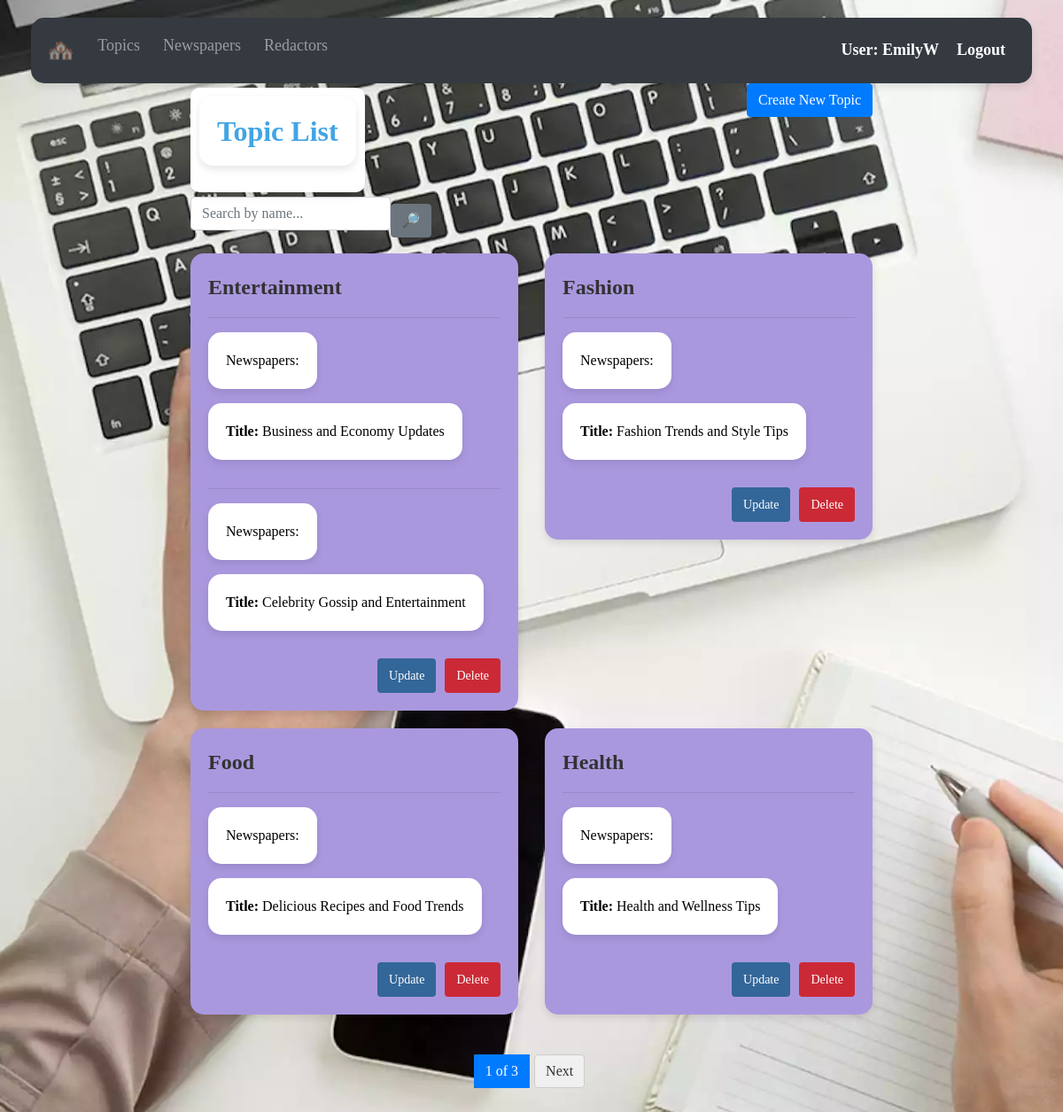
Page /topics/ (signed in) on the earlier database version.
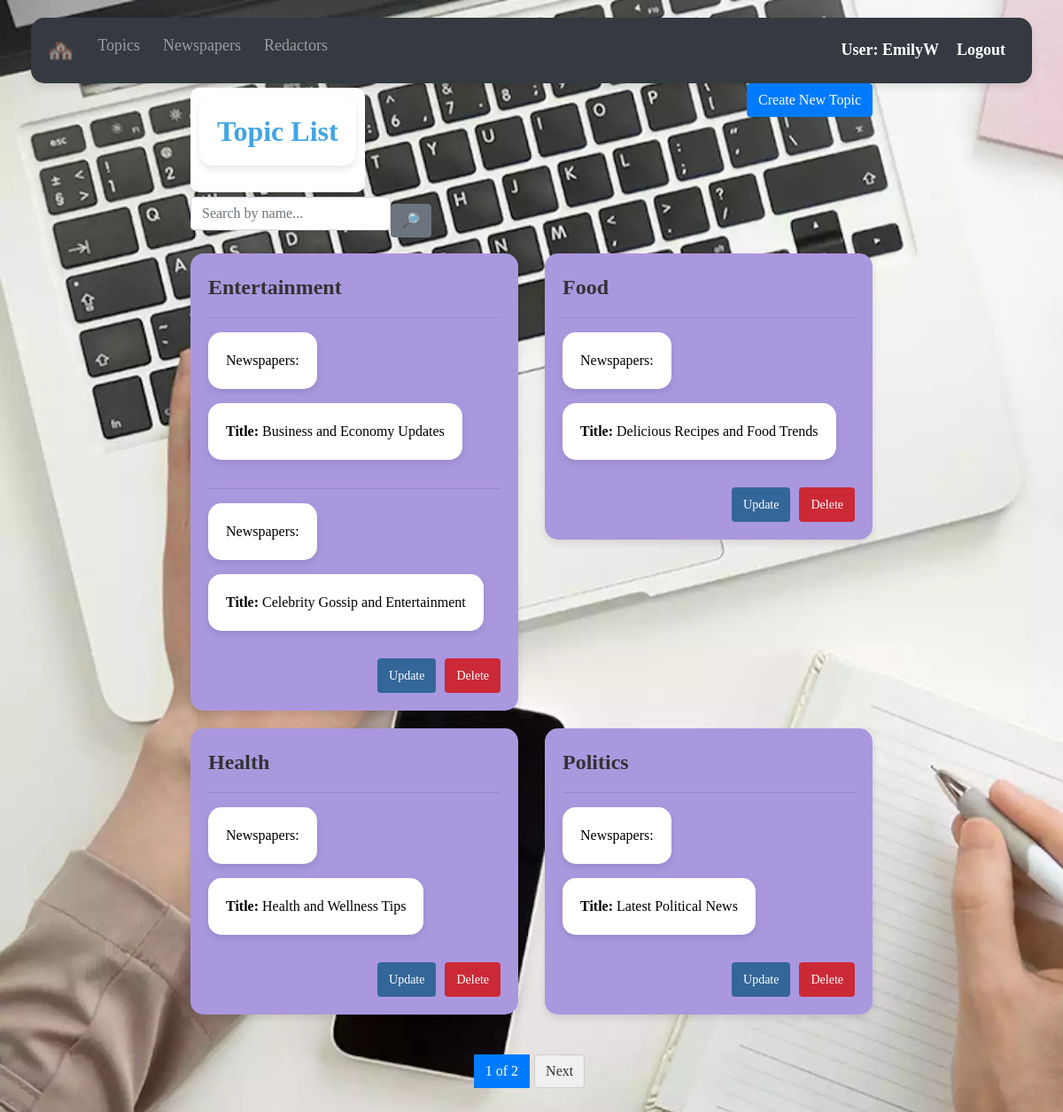
Same page on the later database version.
### agency/models.py (models this page shows, shortened)
class Redactor(AbstractUser):
    years_of_experience = models.IntegerField(null=True, blank=True)
    class Meta:
        ordering = ["username"]

class Topic(models.Model):
    name = models.CharField(max_length=100, unique=True)
    class Meta:
        ordering = ["name"]

class Newspaper(models.Model):
    title = models.CharField(max_length=100)
    content = models.TextField()
    published_date = models.DateTimeField(auto_now_add=True)
    topic = models.ForeignKey(
        Topic, on_delete=models.CASCADE, related_name="newspapers"
    )
    publishers = models.ManyToManyField(
        settings.AUTH_USER_MODEL, related_name="newspapers"
    )
    class Meta:
        ordering = ["title"]

### agency/views.py (the view)
class TopicListView(LoginRequiredMixin, generic.ListView):
    model = Topic
    paginate_by = 4
    def get_context_data(self, *, object_list=None, **kwargs):
        context = super().get_context_data(**kwargs)
        name = self.request.GET.get("name", "")
        context["search_form"] = TopicSearchForm(
            initial={"name": name}
        )
        return context
    def get_queryset(self):
        queryset = self.model.objects.all()
        form = TopicSearchForm(self.request.GET)
        if form.is_valid():
            return queryset.filter(
                name__icontains=form.cleaned_data["name"]
            )
        return queryset

### agency/forms.py
class TopicSearchForm(forms.Form):
    name = forms.CharField(
        max_length=255,
        required=False,
        label="",
        widget=forms.TextInput(attrs={"placeholder": "Search by name..."}),
    )

### templates/agency/topic_list.html
{% extends "base.html" %}
{% load static %}
{% block content %}
  <div class="container">
    <div class="row">
      <div class="col-md-8">
        <div class="h1-wrapper">
          <h1><strong>Topic List</strong></h1>
        </div>
      </div>
      <div class="col-md-4 text-right">
        <a href="{% url "agency:topic-create" %}" class="btn btn-primary">Create New Topic</a>
      </div>
    </div>
    <div class="search">
      {% include "includes/search_form.html" %}
    </div>
    {% if topic_list %}
      <div class="topic-type-container">
        <div class="row">
          {% for topic in topic_list %}
            <div class="col-md-6">
              <div class="topic-type-item">
                <div class="topic-type-name">{{ topic.name }}</div>
                <div class="topic-type-list-name">
                  {% for newspaper in topic.newspapers.all %}
                    <hr>
                    <p>Newspapers:</p>
                    <p><strong>Title:</strong> <a href="{% url 'agency:newspaper-detail' pk=newspaper.id %}">{{ newspaper.title }}</a></p>
                  {% empty %}
                    <p>There are no newspapers!</p>
                  {% endfor %}
                </div>
                <div class="topic-type-buttons">
                  <a href="{% url "agency:topic-update" pk=topic.id %}" class="btn btn-update">Update</a>
                  <a href="{% url "agency:topic-delete" pk=topic.id %}" class="btn btn-delete">Delete</a>
                </div>
              </div>
            </div>
          {% endfor %}
        </div>
      </div>
    {% else %}
      <p class="mt-4">There are no topic types in the menu.</p>
    {% endif %}
  </div>
{% endblock %}

### templates/base.html (shortened to what this page needs)
<!DOCTYPE html>
<html lang="en">
<head>
  <link rel="stylesheet" href="https://cdn.jsdelivr.net/npm/bootstrap@4.6.2/dist/css/bootstrap.min.css"
>
  {% load static %}
  <link rel="stylesheet" href="{% static 'css/styles.css' %}">
</head>
<body style="background-image: url('{% static 'img/image1.jpg' %}'); background-size: cover;">
  <div class="container-fluid">
    <div class="col">
      <div class="row-sm-2">
        {% block sidebar %}
          {% include "includes/navbar.html" %}
        {% endblock %}
      </div>
      <div class="row-sm-10">
        {% block content %}{% endblock %}
        {% block pagination %}
          {% include "includes/pagination.html" %}
        {% endblock %}
      </div>
    </div>
  </div>
</body>
</html>

### templates/includes/navbar.html (shortened to what this page needs)
<nav class="navbar navbar-expand-lg navbar-dark bg-dark">
  <div class="collapse navbar-collapse" id="navbarSupportedContent">
    <ul class="navbar-nav mr-auto">
      <li class="nav-item">
        <a class="nav-link" href="{% url "agency:index" %}" style="font-size: 25px;">🏘️</a>
      </li>
      <li class="nav-item">
        <a class="nav-link" href="{% url "agency:topic-list" %}">Topics</a>
      </li>
      <li class="nav-item">
        <a class="nav-link" href="{% url "agency:newspaper-list" %}">Newspapers</a>
      </li>
      <li class="nav-item">
        <a class="nav-link" href="{% url "agency:redactor-list" %}">Redactors</a>
      </li>
    </ul>
    <form class="form-inline my-2 my-lg-0">
      {% if user.is_authenticated %}
        <a class="navbar-brand" href="https://www.youtube.com/watch?v=dQw4w9WgXcQ&ab_channel=RickAstley">User: {{ user.username }}</a>
        <a class="navbar-brand" href="{% url 'logout' %}">Logout</a>
      {% else %}
        <a class="navbar-brand" href="{% url 'login' %}">Login</a>
      {% endif %}
    </form>
  </div>
</nav>

### templates/includes/search_form.html
{% load crispy_forms_filters %}
<form action="" method="get" class="form-inline">
  {{ search_form|crispy }}
  <input class="btn btn-secondary" type="submit" value="🔎">
</form>

### templates/includes/pagination.html (shortened to what this page needs)
{% if is_paginated %}
  <ul class="pagination">
    <li class="page-item active">
      <span class="page-link">{{ page_obj.number }} of {{ paginator.num_pages }}</span>
    </li>
    {% if page_obj.has_next %}
      <li class="page-item">
        <a class="page-link" href="?page={{ page_obj.next_page_number }}">Next</a>
      </li>
    {% endif %}
  </ul>
{% endif %}

### static/css/styles.css (style rules this page uses)
body { background-color: #f8f9fa; color: #333; font-family: Georgian, serif, Arial, sans-serif; margin: 0; padding: 0; }
.container { max-width: 800px; margin: 0 auto; }
.card, .topic-item, .publish-item, .topic-type-item, .navbar { border-radius: 15px; box-shadow: 0 4px 8px rgba(0, 0, 0, 0.1); padding: 20px; background-color: #fff; }
.container-fluid { padding: 20px; }
h1 { font-size: 32px; margin-bottom: 20px; color: #41a5e5; }
.pagination { display: flex; justify-content: center; align-items: center; margin-top: 20px; }
.pagination a { text-decoration: none; color: #333; background-color: #f0f0f0; padding: 8px 12px; margin: 5px; border: 1px solid #ccc; border-radius: 5px; }
.pagination .active { background-color: #336699; color: #fff; }
.topic-list-container, .publish-list-container, .topic-type-container { display: flex; flex-wrap: wrap; justify-content: space-between; }
.topic-item, .publish-item, .topic-type-item, .navbar { background-color: #aa98df; }
.topic-name a, .topic-details a, .topic-publishes a, .topic-type-list-name a { color: #000; }
.topic-name, .publish-name, .topic-type-name { font-size: 24px; font-weight: bold; margin-bottom: 10px; }
.publish-buttons, .topic-type-buttons { display: flex; justify-content: flex-end; margin-top: 10px; }
.publish-buttons a, .topic-type-buttons a { padding: 8px 12px; border-radius: 4px; text-decoration: none; color: #fff; cursor: pointer; transition: background-color 0.2s; font-size: 14px; margin-left: 10px; }
.btn-update { background-color: #336699; margin-top: 5px }
.btn-delete { background-color: #cc2936; margin-top: 5px }
.navbar { background-color: #693c1c; width: 100%; padding: 10px; margin-bottom: 0; }
.navbar-brand { font-size: 24px; font-weight: bold; color: #336699; text-decoration: none; margin-right: 20px; }
.navbar-nav .nav-link { font-size: 18px; color: #333; margin-right: 10px; text-decoration: none; }
.form-inline .navbar-brand { font-size: 18px; color: #fff; text-decoration: none; }
.search { margin-bottom: 10px; }
.row::after { content: ""; clear: both; display: table; }
.col-md-4 { float: left; width: 33.33%; padding: 0 15px; }
.h1-wrapper { background-color: #fff; padding: 10px; border-radius: 10px; box-shadow: 0 4px 8px rgba(0, 0, 0, 0.1); display: inline-block; height: auto; margin-top: 5px; margin-bottom: 5px; }
.col-md-6 p, .col-md-12 p { color: #000; }
.row-sm-10 h1, .row-sm-10 p { background-color: #fff; padding: 20px; border-radius: 15px; box-shadow: 0 4px 8px rgba(0, 0, 0, 0.1); display: inline-block; }
.topic-item, .topic-type-item { margin-bottom: 20px; }

Differences in the rows shown:
removed Topic: name "Fashion"
removed Newspaper: title "Fashion Trends and Style Tips", shown under "Fashion"
now on this page (row unchanged): Topic: name "Politics"
now on this page (row unchanged): Newspaper: title "Latest Political News", shown under "Politics"
Other differences:
{{ paginator.num_pages }}: "3" → "2"
